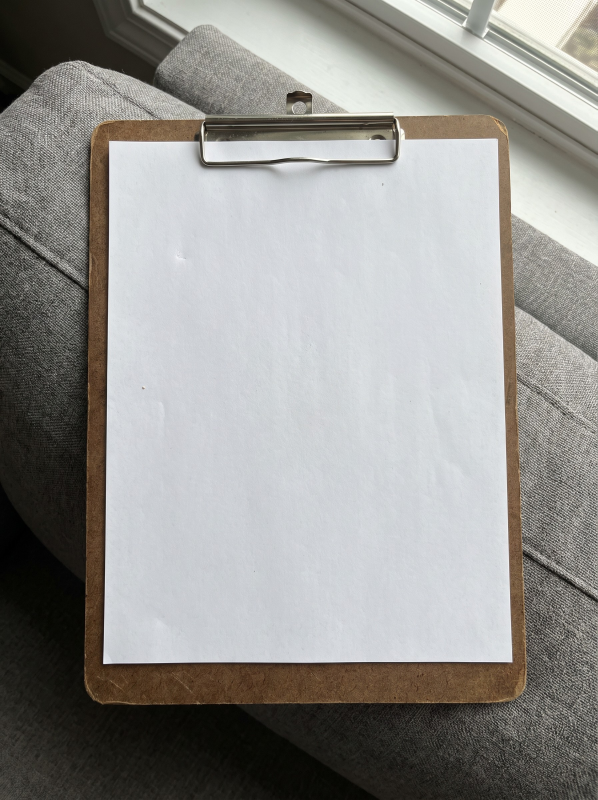
#> input picture skills/handwrite/assets/scenes/clipboard.jpg, 1792 x 2400 px (shown at 1/3 size)
$ python measure.py ../assets/scenes/clipboard.jpg
#> lines starting #> are read from the running program, lines starting #| are printed output that depends on the picture; after the words box and inside, x2 and y2 are one past the last pixel; in counts of white or black regions, pixels touching at a corner belong together
### skills/handwrite/scripts/judge.py
#!/usr/bin/env python3
"""
judge — score how convincingly a page image reads as handwritten.

Two independent lanes, because either one alone is gameable:

  FORENSIC   five deterministic measurements that a font-rendered page fails and a real
             photographed page passes. Free, instant, no network, and it works on ANY page
             image — so you can point it at a competitor's output and get a comparable number.
  PANEL      a panel of vision models on OpenRouter, each asked the only question that
             matters: is this handwritten or generated, and what gave it away.

The forensic score is the loop's exit condition (cheap, deterministic, no rate limit).
The panel is the calibration — run it occasionally to confirm the forensic score still
tracks what a human sees.
"""
import argparse, base64, io, json, os, re, sys, math, concurrent.futures as cf

import numpy as np
from PIL import Image, ImageFilter

# ---------------------------------------------------------------- forensic lane
def ink_mask(img):
    a = np.asarray(img.convert("L"), np.float32) / 255.0
    # paper is the bright mode; ink is everything meaningfully darker than local paper
    bg = np.asarray(img.convert("L").filter(ImageFilter.GaussianBlur(24)), np.float32) / 255.0
    d = np.clip(bg - a, 0, 1)
    thr = max(0.08, float(np.percentile(d, 99.0)) * 0.30)
    return d, (d > thr)

def label_components(mask, max_iter=140):
    """Connected components by label propagation. scipy would do this in one call; we avoid
    the dependency because this script has to run anywhere, including inside a judge loop."""
    h, w = mask.shape
    lab = np.where(mask, np.arange(h * w, dtype=np.int32).reshape(h, w), -1)
    for _ in range(max_iter):
        prev = lab
        m = lab.copy()
        m[:-1, :] = np.maximum(m[:-1, :], lab[1:, :])
        m[1:, :]  = np.maximum(m[1:, :],  lab[:-1, :])
        m[:, :-1] = np.maximum(m[:, :-1], lab[:, 1:])
        m[:, 1:]  = np.maximum(m[:, 1:],  lab[:, :-1])
        lab = np.where(mask, m, -1)
        if np.array_equal(lab, prev):
            break
    return lab

def blob_floor(mask):
    """Smallest ink blob worth calling a letter, in DOWNSAMPLED pixels, derived from how big
    the writing on this page actually is.

    A fixed floor of 25px was used here and it silently broke: once the engine started fitting
    its writing to the paper's ruling, small hands fell under it and a full page of 250 letters
    measured as 13 merged blobs, which scored as highly unique. Measured 2026-09-21.
    """
    rows = line_rows(mask)
    if len(rows) < 2:
        return 25
    mh = float(np.median([b - a for a, b in rows]))
    return max(8, (mh * mh) / 40.0)

def m_glyph_uniqueness(d, mask):
    """A font draws every `a` from one outline. Crop the ink blobs, normalise them, and see
    how close each one's nearest twin is. A rendered font page is full of 0.97 twins."""
    floor = blob_floor(mask)
    small = np.asarray(Image.fromarray((mask * 255).astype(np.uint8)).resize(
        (mask.shape[1] // 2, mask.shape[0] // 2), Image.NEAREST), np.float32) > 127
    lab = label_components(small)
    ids, counts = np.unique(lab[lab >= 0], return_counts=True)
    keep = ids[(counts > floor) & (counts < small.size * 0.02)]
    if len(keep) < 12:
        return None, 0
    crops = []
    for i in keep[:260]:
        ys, xs = np.nonzero(lab == i)
        c = small[ys.min():ys.max() + 1, xs.min():xs.max() + 1].astype(np.float32)
        if c.shape[0] < 4 or c.shape[1] < 3:
            continue
        ar = c.shape[1] / c.shape[0]
        t = np.asarray(Image.fromarray((c * 255).astype(np.uint8)).resize((24, 24), Image.BILINEAR),
                       np.float32) / 255.0
        t = (t - t.mean()) / (t.std() + 1e-6)
        crops.append((ar, t.ravel()))
    if len(crops) < 12:
        return None, 0
    M = np.stack([c[1] for c in crops])
    ars = np.array([c[0] for c in crops])
    C = (M @ M.T) / M.shape[1]
    np.fill_diagonal(C, -9)
    # only compare shapes of similar proportion — an `l` next to an `m` proves nothing
    same = np.abs(np.log(ars[:, None] / ars[None, :])) < 0.25
    C = np.where(same, C, -9)
    best = C.max(axis=1)
    best = best[best > -8]
    return (float(np.mean(best)) if len(best) else None), len(crops)

def m_ink_flatness(d, mask):
    """Inside a stroke, a flat vector fill has almost no variance. Real ink varies with
    pressure, pooling and the paper grain showing through it."""
    core = np.asarray(Image.fromarray((mask * 255).astype(np.uint8))
                      .filter(ImageFilter.MinFilter(3)), np.float32) > 127
    v = d[core]
    if v.size < 200:
        return None
    return float(v.std() / (v.mean() + 1e-6))

def line_rows(mask):
    prof = mask.sum(1).astype(np.float32)
    thr = max(3.0, prof.max() * 0.04)
    runs, on = [], False
    for y, p in enumerate(prof):
        if p > thr and not on:
            on, s = True, y
        elif p <= thr and on:
            on = False
            if y - s > 4:
                runs.append((s, y))
    if on:
        runs.append((s, len(prof)))
    return runs

def m_baseline_wander(d, mask):
    """The property that separates writing from a ransom note is not the SIZE of the error,
    it is its CORRELATION. Detrend each line's baseline, then measure how far it wanders AND
    whether consecutive samples agree. A font scores ~0 (no wander). Uniform per-glyph jitter
    also scores ~0 (wander, but each sample disagrees with the last). Only a hand scores high.

    A spectral low/high energy ratio was tried first and does NOT discriminate: on a perfectly
    straight baseline the residual is rounding noise, and the ratio of two tiny numbers is
    meaningless. Amplitude x autocorrelation is the honest version.
    """
    out = []
    rows = line_rows(mask)
    if len(rows) < 3:
        return None
    gaps = np.diff([(a + b) / 2 for a, b in rows])
    gap = float(np.median(gaps)) if len(gaps) else 1.0
    if gap <= 1:
        return None
    for (a, b) in rows[:30]:
        band = mask[a:b]
        cols = np.nonzero(band.sum(0) > 0)[0]
        if len(cols) < 150:
            continue
        raw = np.array([np.nonzero(band[:, x])[0].max() for x in cols], np.float32)
        # bin and take the median: the lowest ink in a column is a descender as often as
        # it is the baseline, and descenders are content, not handwriting behaviour
        nb = max(10, len(cols) // 22)
        e = np.linspace(0, len(cols), nb + 1).astype(int)
        ys = np.array([np.median(raw[e[i]:e[i + 1]]) for i in range(nb) if e[i + 1] > e[i]],
                      np.float32)
        if len(ys) < 8:
            continue
        t = np.arange(len(ys), dtype=np.float32)
        res = ys - np.polyval(np.polyfit(t, ys, 1), t)
        amp = float(res.std()) / gap
        if res.std() < 1e-6:
            out.append(0.0); continue
        r0, r1 = res[:-1], res[1:]
        ac = float(np.corrcoef(r0, r1)[0, 1]) if r0.std() > 1e-9 and r1.std() > 1e-9 else 0.0
        out.append(amp * max(0.0, ac))
    return float(np.mean(out)) if out else None

# [9 lines left out: function m_line_start_scatter, not called in this run]

def m_paper_life(img):
    """Paper is never one flat colour. Measure the texture energy of the page away from ink."""
    a = np.asarray(img.convert("L"), np.float32) / 255.0
    _, mask = ink_mask(img)
    far = ~np.asarray(Image.fromarray((mask * 255).astype(np.uint8))
                      .filter(ImageFilter.MaxFilter(9)), np.float32).astype(bool)
    hp = a - np.asarray(Image.fromarray((a * 255).astype(np.uint8))
                        .filter(ImageFilter.GaussianBlur(3)), np.float32) / 255.0
    v = hp[far]
    return float(v.std()) if v.size > 1000 else None


LEGIBILITY_MODEL = "google/gemini-3-flash-preview"

# [55 lines left out: functions _read_back, m_legibility, not called in this run]

COLLISION_MAX = 0.06   # adjacent-glyph overlap rate above which a page reads as mush

BANDS = {
    # metric: (fail_anchor, pass_anchor, weight)
    #
    # Both anchors are MEASURED, not guessed (2026-09-21, scripts/calibrate.sh):
    #   fail = a pure font page — one outline per letter, no physics, clean render
    #   pass = a real pen-on-paper page photographed with a phone
    # Do not hand-tune these. Re-run the calibration and paste what it prints.
    # Weights follow MEASURED reliability, not intuition. Coefficient of variation over
    # five seeds of the same settings (2026-09-21, scripts/calibrate.sh):
    #   glyph_uniqueness 0.03 | ink_flatness 0.07 | paper_life 0.10
    #   baseline_wander  0.31 | line_start_px 0.80  <- mostly noise, weighted near zero
    # A metric that moves 80% between seeds cannot carry a tuning decision.
    "glyph_uniqueness": (0.946, 0.400, 0.38),   # font 0.946 | real hand 0.312   cv 0.03
    "ink_flatness":     (0.026, 0.087, 0.27),   # font 0.025 | real hand 0.087   cv 0.07
    "paper_life":       (0.004, 0.013, 0.17),   # font 0.013 | real hand 0.013   cv 0.10
    "baseline_wander":  (0.004, 0.055, 0.14),   # font 0.016 | real hand 0.055   cv 0.31
    "line_start_px":    (0.005, 0.030, 0.04),   # font 0.019 | ruled target      cv 0.80
}

# What a competitor scores on the same scale, for reference only — never a target.
REFERENCE = {"handtextai.com (site preview, 2026-09-21)": 70.3}

# [83 lines left out: functions forensic, match, not called in this run]

# ---------------------------------------------------------------- panel lane
PANEL = ["google/gemini-3-flash-preview", "qwen/qwen3-vl-235b-a22b-instruct"]
STRICT = PANEL + ["anthropic/claude-opus-5"]

PROMPT = """You are shown one page. Decide whether a human wrote it by hand on physical paper,
or whether it was produced by software.

Answer ONLY with JSON:
{"verdict":"handwritten"|"generated"|"unsure",
 "confidence":0-100,
 "realism":0-100,
 "tells":["the specific things that gave it away, most damning first"],
 "next_fix":"the single change that would most improve it"}

Judge these specifically, and say so in `tells` when one fails:
- do repeated letters differ from each other, or is every `a` identical?
- does the baseline wander on a slow curve, or does each letter jitter independently?
- does the ink vary in darkness along a stroke, and pool where the pen slowed?
- can you see paper grain through the ink?
- do line starts and word gaps scatter the way a hand does?
- does the writing degrade down the page as the hand tires?
- does the capture look like a photo or scan of paper, or like a clean render?"""

# [114 lines left out: functions ask, panel, load_key, main, not called in this run]

# [2 lines that do not run on import are left out]

### skills/handwrite/scripts/measure.py
#!/usr/bin/env python3
"""
measure — read a photo of a real handwritten page and print the flags that reproduce it.

"Make it look like this" is otherwise a matter of taste, and taste does not survive a week.
This measures the page: the ink colour, the slant, the x-height against the ruling, the word
gap, how far the baseline wanders, how much paper shows through the ink, and how much of the
verso bleeds through. Then it prints a hyperwrite command.

    measure.py ~/Downloads/notes.jpg --name my-hand

It deskews and crops the page itself, so a phone photo taken at an angle is fine. HEIC is
converted through `sips` on macOS.
"""
import argparse, json, math, os, subprocess, sys, tempfile

import numpy as np
from PIL import Image, ImageFilter

HERE = os.path.dirname(os.path.abspath(__file__))
sys.path.insert(0, HERE)

# hyperwrite's named inks, so we can report the nearest one
INKS = {"blue": (28, 44, 122), "darkblue": (18, 28, 78), "black": (22, 22, 26),
        "blueblack": (24, 34, 66), "pencil": (74, 74, 80), "red": (140, 26, 30),
        "green": (26, 82, 54), "brown": (78, 52, 34)}
# rule spacing of the common papers, in mm — the ruling is the only absolute scale in a photo
RULINGS = {"college": 7.1, "ruled": 8.7, "wide": 8.7, "grid": 5.0, "legal": 8.7}

def load(path):
#> called with path = '../assets/scenes/clipboard.jpg'
    p = os.path.expanduser(path)
    if p.lower().endswith((".heic", ".heif")):
        out = os.path.join(tempfile.mkdtemp(), "conv.png")
        subprocess.run(["sips", "-s", "format", "png", p, "--out", out],
                       capture_output=True, check=True)
        p = out
    return Image.open(p).convert("RGB")
#> returned value is the input picture: PIL image 1792x2400 RGB; mean R, G, B 147.7, 146.6, 143.5

def orient_and_crop(img, max_side=2400):
    """Find the page in the photo, rotate it upright, crop to it.

    A phone photo of a notebook is mostly desk. Everything measured below is a ratio against
    the ruling or the x-height, so a wrong crop does not merely add noise — it changes the
    scale and every number comes out wrong.
    """
#> called with max_side = 2400
    if max(img.size) > max_side:
        s = max_side / max(img.size)
        img = img.resize((int(img.width * s), int(img.height * s)), Image.LANCZOS)
    g = np.asarray(img.convert("L"), np.float32)
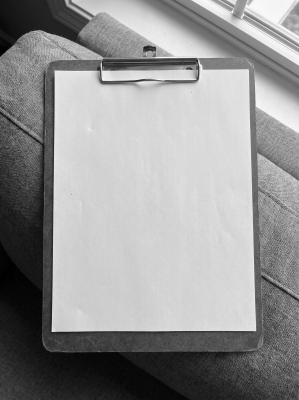
#> g: shape (2400, 1792) float32 (shown at 1/6 size); min 0, max 255, mean 146.7
    thr = float(np.percentile(g, 72))
#> thr = 213
    bright = g > thr
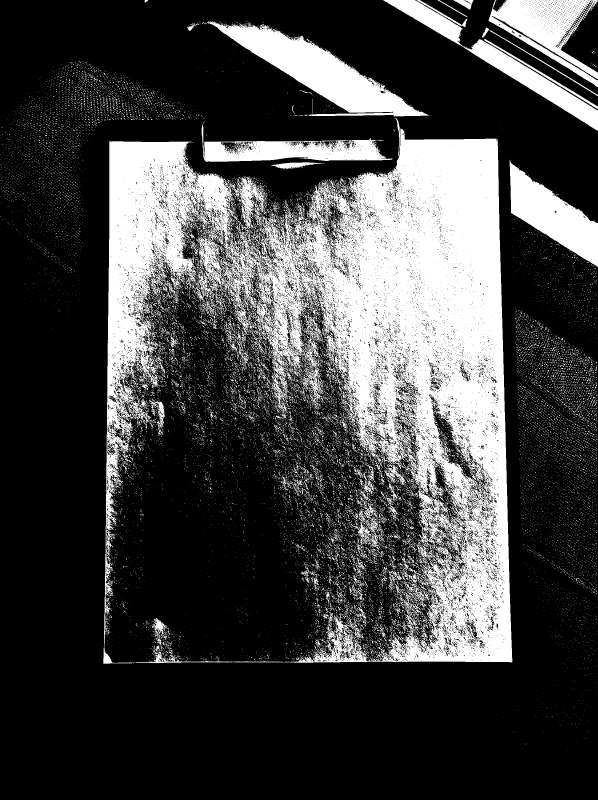
#> bright: shape (2400, 1792) bool (shown at 1/3 size); 26.3% white; 26379 white regions (25663 under 20 px), largest, box (x1, y1, x2, y2) and area: (310, 386, 1537, 1991) 808192, (624, 64, 1289, 349) 58301, (1529, 479, 1792, 800) 35886
    cols = np.nonzero(bright.sum(0) > bright.shape[0] * 0.30)[0]
#> cols = 641 values from 324 to 1519
    rows = np.nonzero(bright.sum(1) > bright.shape[1] * 0.30)[0]
#> rows = 852 values from 424 to 1986
    if len(cols) > 20 and len(rows) > 20:
        img = img.crop((int(cols[0]), int(rows[0]), int(cols[-1]) + 1, int(rows[-1]) + 1))
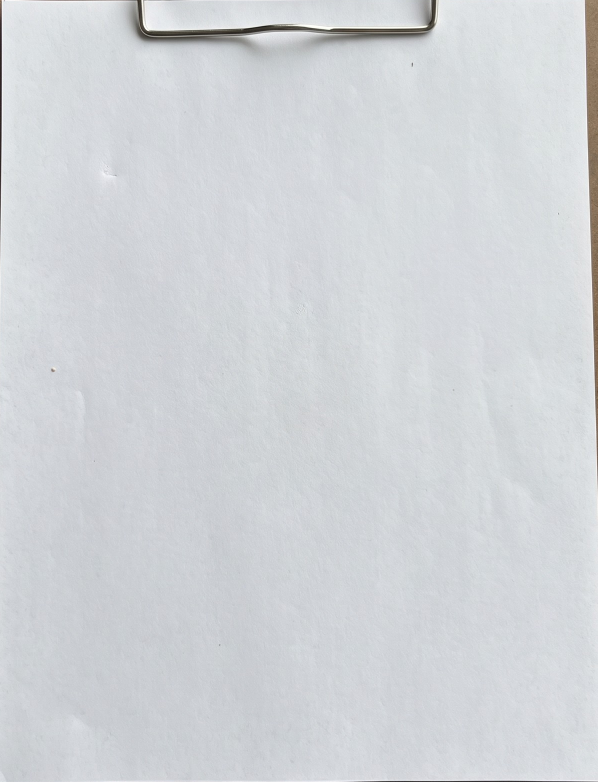
#> img: PIL image 1196x1563 RGB (shown at 1/2 size); mean R, G, B 208.9, 212, 215.9
    # text lines run along the longer axis of the writing, not of the paper: decide by which
    # orientation gives the stronger periodic row profile
    a = ink_alpha(img)
    if a is None:
        return img
    def linescore(m):
        p = m.sum(1).astype(np.float32)
        if p.max() <= 0:
            return 0.0
        p = p / p.max()
        f = np.abs(np.fft.rfft(p - p.mean()))
        return float(f[2:len(f) // 3].max()) if len(f) > 6 else 0.0
    m = a > 0.25
    if linescore(m.T) > linescore(m) * 1.25:
        img = img.transpose(Image.ROTATE_270)
    return img

def ink_alpha(img):
    g = np.asarray(img.convert("L"), np.float32) / 255.0
#> g: shape (1563, 1196) float32
    bg = np.asarray(img.convert("L").filter(ImageFilter.GaussianBlur(29)), np.float32) / 255.0
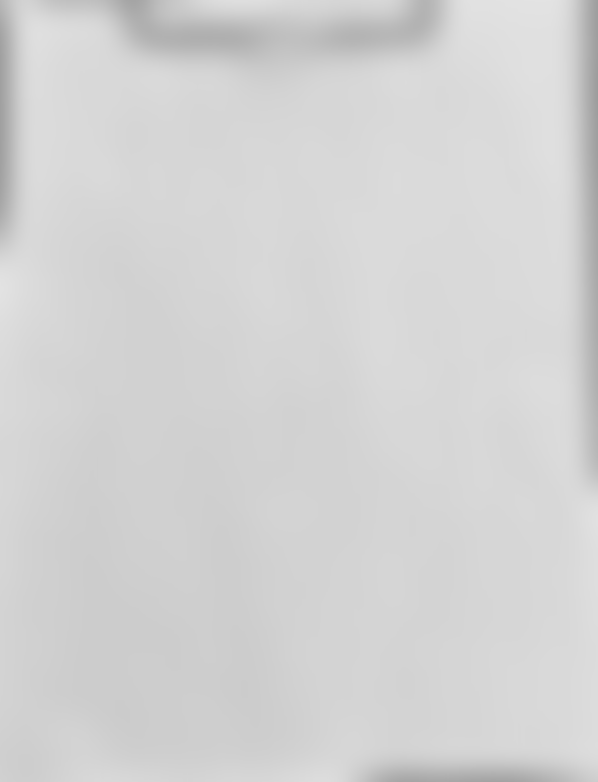
#> bg: shape (1563, 1196) float32 (shown at 1/2 size); min 0.612, max 0.89, mean 0.826
    d = np.clip(bg - g, 0, 1)
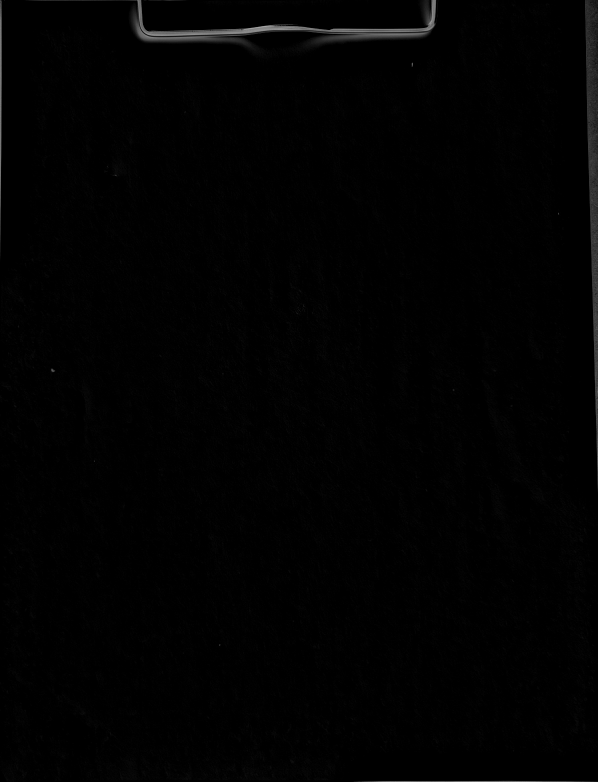
#> d: shape (1563, 1196) float32 (shown at 1/2 size); min 0, max 0.671, mean 0.0084
    hi = float(np.percentile(d, 99.6))
#> hi = 0.345
    return None if hi < 0.04 else np.clip(d / hi, 0, 1)
#> returned value: shape (1563, 1196) float32
#> (the rest of the program and of its run is left out)
